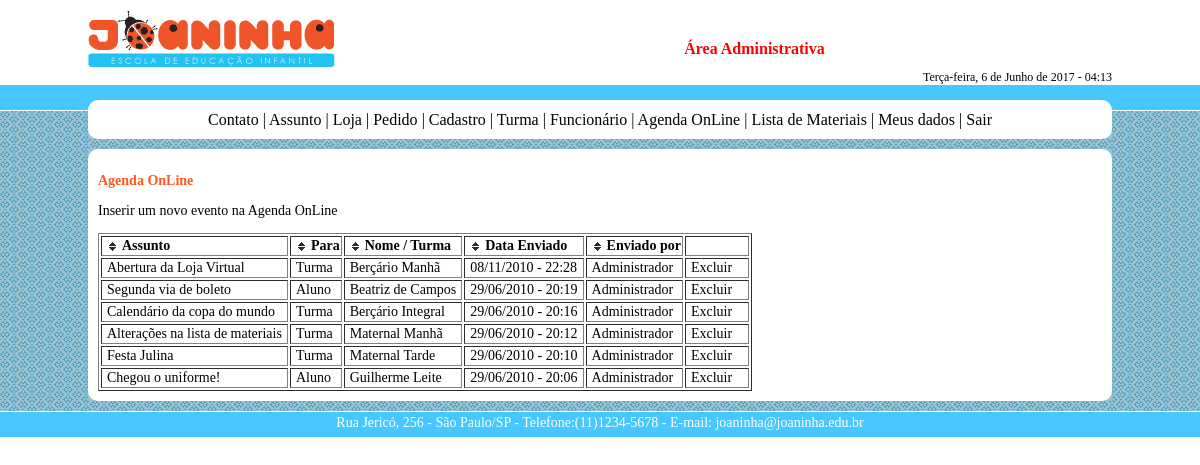
/admin/agenda.php (signed in), run on the app's committed database.
### tables this page shows
CREATE TABLE IF NOT EXISTS `agenda` (
  `idAgenda` int(10) unsigned NOT NULL AUTO_INCREMENT,
  `idTurma` int(11) DEFAULT NULL,
  `idAluno` int(11) DEFAULT NULL,
  `titulo` varchar(50) NOT NULL,
  `texto` longtext NOT NULL,
  `idFuncionario` int(11) NOT NULL,
  `dataInserido` int(11) NOT NULL,
  PRIMARY KEY (`idAgenda`)
);

### funcoes.php (called while the page is built, shortened)
<?PHP
	function formatarData($data){
		$dia = date("d",$data);
		$mes = date("m",$data);
		$ano = date("Y",$data);
		$hora = date("H",$data);
		$minutos = date("i",$data);
		return "$dia/$mes/$ano - $hora:$minutos";
	}
	function formatarDataExtenso($data){
		$dia = date("j",$data);
		$mes = date("m",$data);
		$ano = date("Y",$data);
		$semana = date('w',$data);
		$hora = date("H",$data);
		$minutos = date("i",$data);
		switch ($mes){
			case 6: $mes = "Junho"; break;
		}
		switch ($semana) {
			case 2: $semana = "Terça-feira"; break;
		}
		return $semana.', ' .$dia. ' de ' .$mes. ' de ' .$ano. ' - ' .$hora. ':' .$minutos;
	}
?>

### admin/agenda.php (the view, shortened to what this page needs)
<?PHP
	Require('header.php');
?>
<?PHP
	$sql = "SELECT * FROM funcionario";
	$selecao = mysql_query($sql);
	while($registro = mysql_fetch_assoc($selecao)){
		$nomeFuncionarioCompleto[$registro['idFuncionario']] = $registro['nome'];
	}
	$sql = "SELECT * FROM aluno";
	$selecao = mysql_query($sql);
	while($registro = mysql_fetch_assoc($selecao)){
		$nomeAlunoCompleto[$registro['idAluno']] = $registro['nome'];
	}
	$sql = "SELECT * FROM turma";
	$selecao = mysql_query($sql);
	while($registro = mysql_fetch_assoc($selecao)){
		$nomeTurmaCompleto[$registro['idTurma']] = $registro['turma'];
	}
	$idFuncionario = $_SESSION['idFuncionario'];
	$idAgenda = $_GET['idAgenda'];
?>
    <p class="titulo">Agenda OnLine</p>
    <?PHP
    if($idAgenda == ""){
		?>
        <p><a href="inserirAgenda.php">Inserir um novo evento na Agenda OnLine</a></p>
        <table border="1" id="tblAgenda" class="paddingTbl">
            <thead>
            <tr>
                <th>Assunto</th>
                <th>Para</th>
                <th>Nome / Turma</th>
                <th>Data Enviado</th>
                <th>Enviado por</th>
                <th width="60">&nbsp;</th>
            </tr>
            </thead>
        <?PHP
            if($_SESSION['tipoFuncionario'] == "admin" || $_SESSION['tipoFuncionario'] == "secretaria"){
                $sql = "SELECT * FROM agenda ORDER BY idAgenda DESC";
            }else{
                $sql = "SELECT * FROM agenda WHERE idFuncionario = $idFuncionario ORDER BY idAgenda DESC";
            }
            $selecao = mysql_query($sql);
            while($registro = mysql_fetch_assoc($selecao)){
            ?>
            <tr>
                <td onclick="window.location = '?idAgenda=<?PHP echo $registro['idAgenda']; ?>';" class="cursorPointer"><?PHP echo $registro['titulo']; ?></td>
                <td onclick="window.location = '?idAgenda=<?PHP echo $registro['idAgenda']; ?>';" class="cursorPointer"><?PHP
                    if($registro['idTurma'] == ""){
                        echo "Aluno";
                    }else if($registro['idAluno'] == ""){
                        echo "Turma";
                    }
                ?></td>
                <td onclick="window.location = '?idAgenda=<?PHP echo $registro['idAgenda']; ?>';" class="cursorPointer"><?PHP
                    if($registro['idTurma'] == ""){
                        echo $nomeAlunoCompleto[$registro['idAluno']];
                    }else if($registro['idAluno'] == ""){
                        echo $nomeTurmaCompleto[$registro['idTurma']];
                    }
                ?></td>
                <td onclick="window.location = '?idAgenda=<?PHP echo $registro['idAgenda']; ?>';" class="cursorPointer"><?PHP echo formatarData($registro['dataInserido']); ?></td>
                <td onclick="window.location = '?idAgenda=<?PHP echo $registro['idAgenda']; ?>';" class="cursorPointer"><?PHP echo $nomeFuncionarioCompleto[$registro['idFuncionario']]; ?></td>
                <td onclick="excluirAgenda('<?PHP echo $registro['idAgenda']; ?>');" class="cursorPointer">Excluir</td>
            </tr>
            <?PHP
            }
        ?>
        </table>
        <?PHP
	}
?>
<?PHP
	Require('footer.php');
?>

### admin/header.php (shortened to what this page needs)
<?PHP Require('../funcoes.php'); ?>
<!DOCTYPE html PUBLIC "-//W3C//DTD XHTML 1.0 Transitional//EN" "http://www.w3.org/TR/xhtml1/DTD/xhtml1-transitional.dtd">
<html xmlns="http://www.w3.org/1999/xhtml">
<head>
<link href="_estilos/estilo.css" rel="stylesheet" type="text/css" />
</head>
<body>
<div id="main">
	<div id="header">
    	<div id="logotipo"><a href="index.php"><img src="../_img/logotipo.gif" border="0" /></a></div>
        <div id="menusup">Área Administrativa</div>
        <div id="data"><?PHP echo formatarDataExtenso(time()); ?></div>
    </div>
    <div id="barraazul"><div id="menubordavazio"></div><div id="menubordasuperior"></div></div>
    <div id="content">
        <div id="menu">
        	<div>
            <?PHP
			if($_SESSION['login'] == session_id() && $_SESSION['tipoUsuario'] == "funcionario"){
				$tipoFuncionario = $_SESSION['tipoFuncionario'];
				switch($tipoFuncionario){
				case "admin":
					?><a href="contato.php">Contato</a> | <a href="assunto.php">Assunto</a> | <a href="loja.php">Loja</a> | <a href="pedido.php">Pedido</a> | <a href="cadastro.php">Cadastro</a> | <a href="turma.php">Turma</a> | <a href="tipoFuncionario.php">Funcionário</a> | <a href="agenda.php">Agenda OnLine</a> | <a href="lista.php">Lista de Materiais</a><?PHP
					break;
					?><a href="contato.php">Contato</a> | <a href="pedido.php">Pedido</a> | <a href="cadastro.php">Cadastro</a> | <a href="agenda.php">Agenda OnLine</a> | <a href="lista.php">Lista de Materiais</a><?PHP
					?><a href="agenda.php">Agenda OnLine</a><?PHP
				}
				?> | <a href="meusDados.php">Meus dados</a> | <a href="sair.php">Sair</a><?PHP
			}else{
				?>Faça o login<?PHP
			}
			?>
            </div>
            <div id="menubordainferiorfundo"><div id="menubordainferior"></div></div>
        </div>
        <div id="conteudofundo">
            <div id="conteudobordas">
                <div id="conteudo">

### admin/footer.php
                </div>
            </div>
        </div>
		<div id="conteudobordavazio"></div>
    </div>
    <div id="footer">Rua Jericó, 256 - São Paulo/SP - Telefone:(11)1234-5678 - E-mail: joaninha@joaninha.edu.br</div>
</div>
</body>
</html>

### admin/_estilos/estilo.css (style rules this page uses)
* { font-family:Century Gothic; }
body { margin:0; !important }
a:link, a:visited, a:active { color: #000; text-decoration: none; }
div#header { width:1024px; margin:auto; }
div#logotipo { float:left; height:60px; width:250px; margin-top:10px; }
div#menusup { float:right; height:30px; width:715px; margin-top:40px; text-align:center; color:#F00; font-weight:bold; }
div#data { font-size:12px; text-align:right; clear:both; }
div#barraazul { background-color:#46c7ff; height:25px; margin-bottom:1px; min-width:1030px; }
div#menubordavazio { height:15px; }
div#menubordasuperior { width:1024px; margin:auto; height:10px; background-color:#FFF; }
div#content { background-image:url(../../_img/background.gif); background-repeat:repeat; min-width:1030px; }
div#menu { margin:auto; width:1024px; background-color:#FFF; text-align:center; }
div#menubordainferiorfundo { background-color:#98c2d2; }
div#menubordainferior { height:10px; background-color:#FFF; margin-bottom:10px; }
div#conteudofundo { margin:auto; width:1024px; background-color:#98c2d2; }
div#conteudobordas { margin:auto; width:1024px; background-color:#FFF; }
div#conteudo { padding:10px; text-align:justify; font-size:14px; }
div#conteudobordavazio { height:10px; }
div#footer { background-color:#46c7ff; height:22px; text-align:center; margin-top:1px; min-width:1030px; color:#FFF; font-size:14px; padding-top:3px; }
th.header { background-image: url(../../_img/seta_bg.gif); background-repeat: no-repeat; background-position: center left; padding-left: 20px; cursor: pointer; font-weight: bold; }
.titulo { color:#ff571d; font-weight:bold; }
.cursorPointer { cursor:pointer; }
.paddingTbl td { padding-left:5px; padding-right:5px; }

### data on the page
agenda: titulo "Abertura da Loja Virtual", shows "Turma", idTurma "Berçário Manhã", dataInserido "08/11/2010 - 22:28", idFuncionario "Administrador"
agenda: titulo "Segunda via de boleto", shows "Aluno", idAluno "Beatriz de Campos", dataInserido "29/06/2010 - 20:19", idFuncionario "Administrador"
agenda: titulo "Calendário da copa do mundo", shows "Turma", idTurma "Berçário Integral", dataInserido "29/06/2010 - 20:16", idFuncionario "Administrador"
agenda: titulo "Alterações na lista de materiais", shows "Turma", idTurma "Maternal Manhã", dataInserido "29/06/2010 - 20:12", idFuncionario "Administrador"
agenda: titulo "Festa Julina", shows "Turma", idTurma "Maternal Tarde", dataInserido "29/06/2010 - 20:10", idFuncionario "Administrador"
agenda: titulo "Chegou o uniforme!", shows "Aluno", idAluno "Guilherme Leite", dataInserido "29/06/2010 - 20:06", idFuncionario "Administrador"
